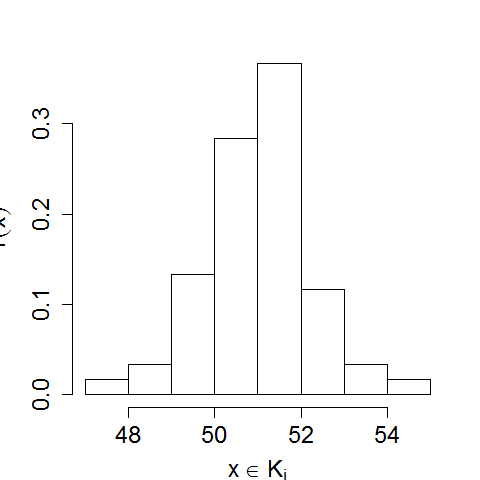

Here is the R script that generated this plot:
# setting up the axis label size and margin (bottom, left, top, right)
par(cex.lab = 1.5, mai = c(b = 1, l = 1, t = 0.7, r = 0.5))
# histogram with relative frequencies
hist(nhtemp, freq = F, main = "", ylab = expression(hat(f)(x)), xlab = expression(x %in% K[i])) 
